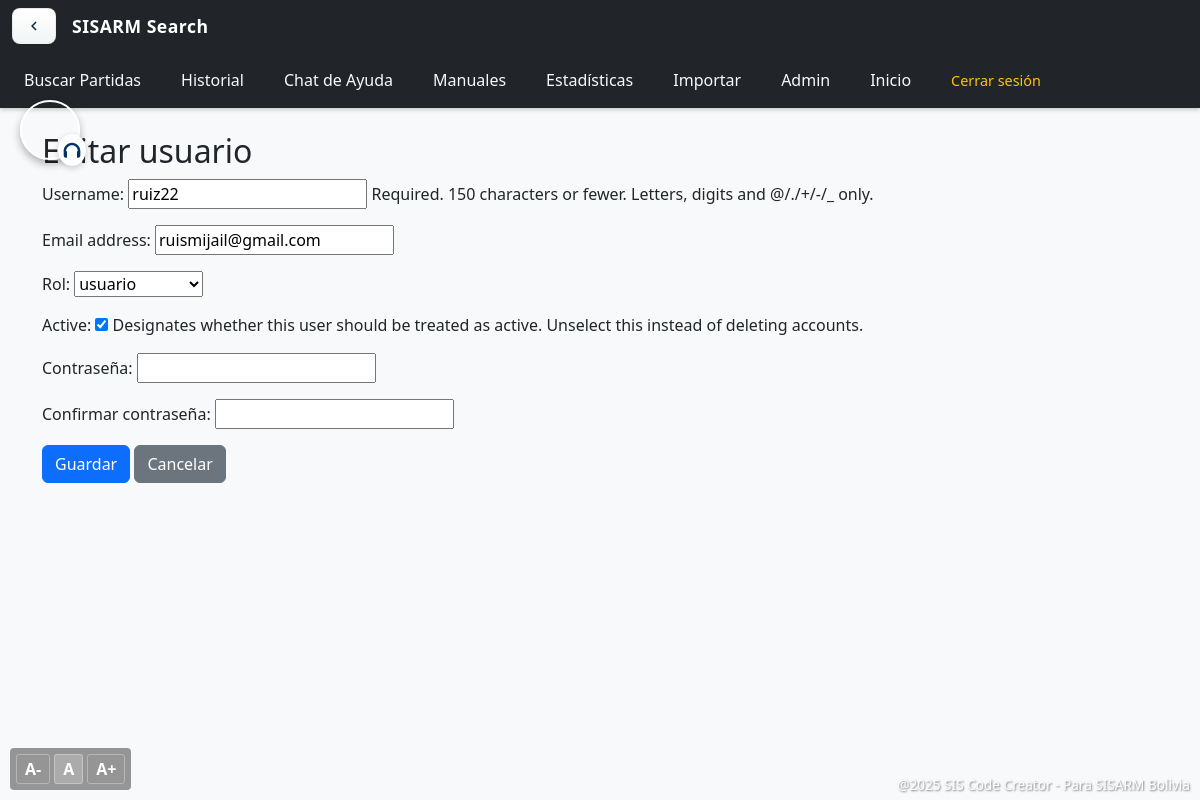
Page /administrador/usuarios/13/editar/ (signed in) on the committed database.
### partidas/models.py (models this page shows)
class Usuario(AbstractUser):
    rol = models.ForeignKey(Rol, on_delete=models.SET_NULL, null=True)
    estado_licencia = models.BooleanField(default=True)
    fecha_registro = models.DateTimeField(auto_now_add=True)

### partidas/decorators.py (the view)
        def _wrapped_view(request, *args, **kwargs):
            if not request.user.is_authenticated:
                from django.urls import reverse
                return redirect(reverse('login'))
            if request.user.is_superuser:
                return view_func(request, *args, **kwargs)
            if request.user.rol and request.user.rol.nombre == nombre_rol:
                return view_func(request, *args, **kwargs)
            raise PermissionDenied

### partidas/forms.py (shortened to what this page needs)
class UsuarioAdminForm(forms.ModelForm):
    password1 = forms.CharField(label='Contraseña', widget=forms.PasswordInput, required=False)
    password2 = forms.CharField(label='Confirmar contraseña', widget=forms.PasswordInput, required=False)
    class Meta:
        model = Usuario
        fields = ['username', 'email', 'rol', 'is_active']

### partidas/context_processors.py (called while the page is built, shortened)
def license_info(request):
    ctx = {
        'licencia_dias_restantes': None,
        'licencia_estado': None,
        'licencia_fecha_fin': None,
    }
    try:
        if request.user.is_authenticated:
            from .models import LicenciaTemporal
            licencia = LicenciaTemporal.objects.filter(usuario=request.user, estado=True).order_by('-fecha_fin').first()
    except Exception:
        pass
    return ctx

### partidas/models.py (called while the page is built)
    def __str__(self):
        return self.nombre

### partidas/views.py (called while the page is built)
@rol_requerido('Administrador')
def editar_usuario(request, usuario_id):
    user = get_object_or_404(Usuario, pk=usuario_id)
    if request.method == 'POST':
        form = UsuarioAdminForm(request.POST, instance=user)
        if form.is_valid():
            form.save()
            try:
                HistoriaActividad.objects.create(usuario=request.user, accion=f"admin: editar usuario {user.username} (id={user.pk})")
            except Exception:
                pass
            messages.success(request, 'Usuario actualizado correctamente.')
            return redirect('admin_usuarios')
    else:
        form = UsuarioAdminForm(instance=user)
    return render(request, 'partidas/usuario_form.html', {'form': form, 'titulo': 'Editar usuario'})

### partidas/templates/partidas/usuario_form.html (shortened to what this page needs)
{% extends 'partidas/base.html' %}
{% block content %}
<h2>{{ titulo }}</h2>
<form method="post">
    {{ form.as_p }}
    <button class="btn btn-primary" type="submit">Guardar</button>
    <a class="btn btn-secondary" href="{% url 'admin_usuarios' %}">Cancelar</a>
</form>
{% endblock %}

### rows in the picture
Usuario: username "ruiz22", email "ruismijail@gmail.com", rol "usuario", is_active "☑"

### other values in the picture
{{ titulo }} "Editar usuario"
